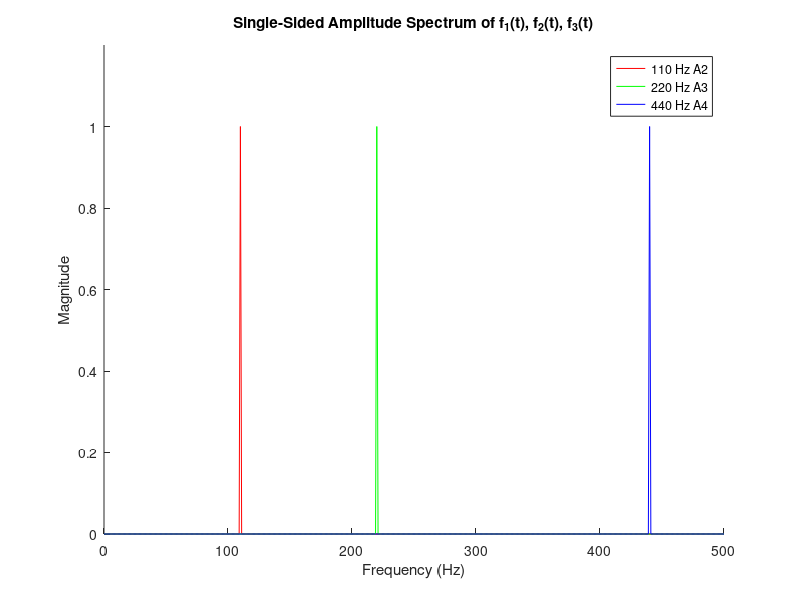

This figure's MATLAB source:
% Sampling parameters
Fs = 1000;              % Sampling frequency (in Hz)
T = 1/Fs;               % Sampling period
L = 1000;               % Length of signal (number of samples)
t = (0:L-1) * T;        % Time vector

% Define the signals
f1 = sin(220 * pi * t);  % 110 Hz signal
f2 = sin(440 * pi * t);  % 220 Hz signal
f3 = sin(880 * pi * t);  % 440 Hz signal
f = f1 + f2 + f3;

% Perform FFT for each signal
F1 = fft(f1);
F2 = fft(f2);
F3 = fft(f3);
F = fft(f);

% Compute the two-sided spectrum, then compute the single-sided spectrum
P2_1 = abs(F1/L);          % Two-sided spectrum for f1
P1_1 = P2_1(1:L/2+1);      % Single-sided spectrum for f1
P1_1(2:end-1) = 2*P1_1(2:end-1);

P2_2 = abs(F2/L);          % Two-sided spectrum for f2
P1_2 = P2_2(1:L/2+1);      % Single-sided spectrum for f2
P1_2(2:end-1) = 2*P1_2(2:end-1);

P2_3 = abs(F3/L);          % Two-sided spectrum for f3
P1_3 = P2_3(1:L/2+1);      % Single-sided spectrum for f3
P1_3(2:end-1) = 2*P1_3(2:end-1);

P2_4 = abs(F/L);          % Two-sided spectrum for f3
P1_4 = P2_4(1:L/2+1);      % Single-sided spectrum for f3
P1_4(2:end-1) = 2*P1_4(2:end-1);

% Define the frequency axis
f_axis = Fs * (0:(L/2)) / L;

% Plot the FFT results
figure;
hold on;

plot(f_axis, P1_1, 'r', 'DisplayName', '110 Hz A2');
plot(f_axis, P1_2, 'g', 'DisplayName', '220 Hz A3');
plot(f_axis, P1_3, 'b', 'DisplayName', '440 Hz A4');
%plot(f_axis, P1_4, 'DisplayName', 'A2, A3, A4')

title('Single-Sided Amplitude Spectrum of f_1(t), f_2(t), f_3(t)');
xlabel('Frequency (Hz)');
ylabel('Magnitude');
xlim([0 500]);          % Limit x-axis to 1000 Hz to include all signals
ylim([0 1.2]);
legend('show');

hold off;
